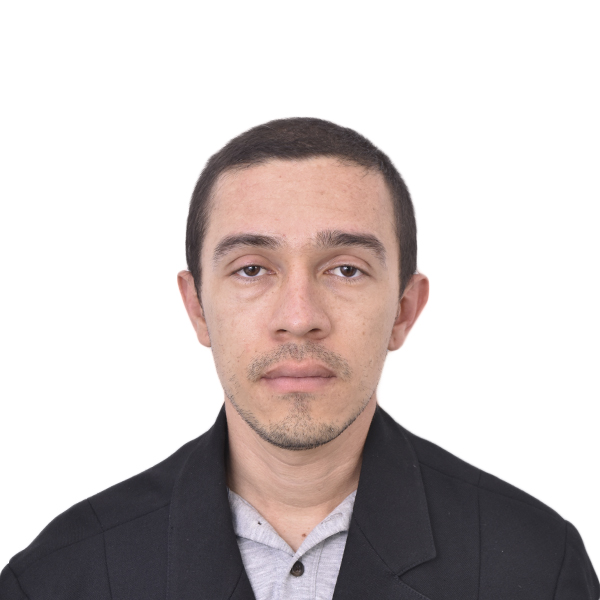
#> input picture Lab1_Files_EARL/Fotos/edwar_ramirez.jpg, 600 x 600 px
$ jupyter execute --allow-errors Lab_I_edwar_ramirez_3_al_11.ipynb
#> lines starting #> are read from the running program, lines starting #| are printed output that depends on the picture
### Lab1_Files_EARL/API/TSNE_Scratch.py
import numpy as np
# from categorical_scatter import categorical_scatter_2d


# [216 lines left out: functions neg_squared_euc_dists, softmax, calc_prob_matrix, binary_search, calc_perplexity, perplexity and 8 more, not called in this run]

### Lab1_Files_EARL/API/SVD_Scratch.py
# Módulo para calcular la descomposición en valores singulares de una matriz

#Libraries
import numpy as np


# [76 lines left out: functions CalU, CalSigma, CalVT, CalcularSVD, reconstruc, not called in this run]

### Lab1_Files_EARL/API/PCA_Scratch.py
import numpy as np

class CalcularPCA:
    # [32 lines left out: functions __init__, fit, transform, not called in this run]

### Lab1_Files_EARL/Lab_I_edwar_ramirez_3_al_11.ipynb
### Item 3

[cell 1]
# Get Libraries
from API import SVD_Scratch
from API import PCA_Scratch
from API import TSNE_Scratch
import numpy as np
import importlib
import matplotlib.pyplot as plt
importlib.reload(SVD_Scratch)
importlib.reload(PCA_Scratch)
importlib.reload(TSNE_Scratch)

[cell 2]
# Matrix to calculate SVD
A = np.array([[1, 2],[3, 4],[5, 6]])
#A = np.array([[2, 4],[1, 3],[0, 0],[0, 0]])
#A = np.array([[2, 4],[1, 3]])

[cell 3]
U,S,Vt=SVD_Scratch.CalcularSVD(A)
print('Matrix U')
print(U)
print('Vactor S')
print(S)
print('Matrix VT')
print(Vt)

[cell 4]
Matrix_Rec=SVD_Scratch.reconstruc(U,S,Vt)
Matrix_Rec

When reconstructing the matrix, I get negative values, despite doing the operations well, it is observed that the U matrix has the values with some different signs when compared to the Numpy SVD.

[cell 5]
# Get SVD descomposition using del Numpy function
U, S, Vt = np.linalg.svd(A)
print('Matrix U')
print(U)
print('Matrix S')
print(S)
print('Matrix VT')
print(Vt)

[cell 6]
Matrix_Rec=SVD_Scratch.reconstruc(U,S,Vt)
Matrix_Rec

### Item 4

[cell 7]
from PIL import Image
import matplotlib.pyplot as plt

#Open the image
image_er=Image.open('Fotos/edwar_ramirez.jpg')
#> image_er is the input picture: PIL image 600x600 RGB; mean R, G, B 205.5, 197.5, 196.6

#Chage Size of image
new_size=(256,256)
resized_image = image_er.resize(new_size)

# Convert the resized image to grayscale
grayscale_image = resized_image.convert('L')
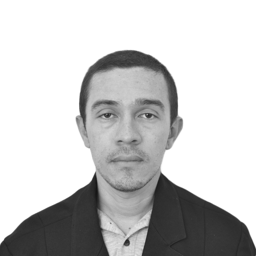
#> grayscale_image: PIL image 256x256 L; min 20, max 255, mean 199.7

# Display the grayscale image using matplotlib
plt.imshow(grayscale_image, cmap='gray')
plt.axis('off')  # Turn off the axis labels and ticks
plt.show()

[cell 8]
#Computing regular SVD
U, S, VT = np.linalg.svd(grayscale_image)
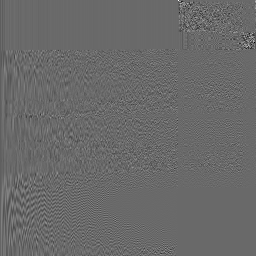
#> U: shape (256, 256) float64; min -0.68, max 0.956, mean -0.000162; drawn with min black and max white
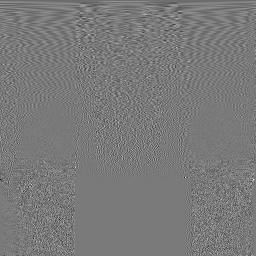
#> VT: shape (256, 256) float64; min -0.58, max 0.632, mean -0.000266; drawn with min black and max white
#> S = 256 values, max 53574.4 at index 0, min 3.4e-12 at index 255, mean 435.1

print(S.shape)
#| (256,)

#Extract Diagonal Singular Values from the Sigma Matrix
S = np.diag(S)
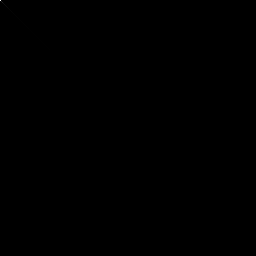
#> S: shape (256, 256) float64; min 0, max 53574.4, mean 1.7; drawn with min black and max white

print(S.shape)
#| (256, 256)

i = 0
#> (the rest of this cell did not finish here and is left out)

The image can be reproduced from k=50. To calculate how different it is from the original image the error mse or rmse can be used. In the case of k=50 mse=12.24 and rmse=3.49. It is observed that values greater than 256 in K do not improve the error because the maximum number of components is 256.

### Item 5

I tried to import the mnist_784 dataset but I got error. Then, I worked with the dataset seen in class, load_digits

[cell 9]
# Import Libraries
import numpy as np
from sklearn.datasets import load_digits
from sklearn.linear_model import LogisticRegression
from sklearn.model_selection import train_test_split
from sklearn.metrics import accuracy_score
import pandas as pd
import matplotlib.pyplot as plt

[cell 10]
#Load MNIST Data
mnist = load_digits(return_X_y=False)
mnist

[cell 11]
# Get Y data
y = pd.DataFrame(mnist.target)
print(y)
print(y.shape)

[cell 12]
# Get X data
X = pd.DataFrame(mnist.data)
print(X)
print(X.shape)

[cell 13]
img=mnist.images[0]
img

[cell 14]
plt.gray()
plt.matshow(img)
plt.imsave(f'digit_0.png', img, cmap=plt.cm.gray)
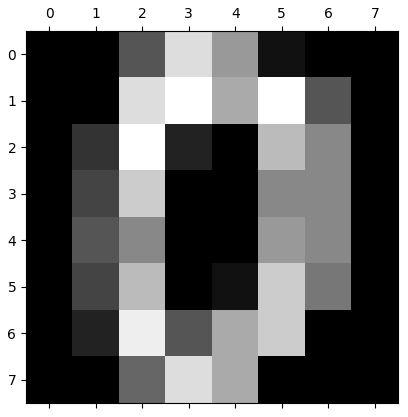
#> figure drawn by matplotlib, 1 panel

[cell 15]
image_0=Image.open('digit_0.png')
new_size=(8,8)
resized_image = image_0.resize(new_size)
gs_image_0 = resized_image.convert('L')
matrix_0= np.array(gs_image_0)
print(matrix_0.shape)
#| (8, 8)
print(matrix_0)
#| [[  0   0  85 221 153  17   0   0]
#|  [  0   0 221 255 170 255  85   0]
#|  [  0  51 255  34   0 187 136   0]
#|  [  0  68 204   0   0 136 136   0]
#|  [  0  85 136   0   0 153 136   0]
#|  [  0  68 187   0  17 204 119   0]
#|  [  0  34 238  85 170 204   0   0]
#|  [  0   0 102 221 170   0   0   0]]
vector = matrix_0.flatten()
#> vector = 64 values, max 255 at index 11, min 0 at index 0, mean 78.09
print(vector)
#| [  0   0  85 221 153  17   0   0   0   0 221 255 170 255  85   0   0  51
#|  255  34   0 187 136   0   0  68 204   0   0 136 136   0   0  85 136   0
#|    0 153 136   0   0  68 187   0  17 204 119   0   0  34 238  85 170 204
#|    0   0   0   0 102 221 170   0   0   0]

[cell 16]
# Create an image from the matrix
image_reco = Image.fromarray(matrix_0)

# Display the grayscale image of average face using matplotlib
plt.imshow(image_reco)
plt.axis('off')  # Turn off the axis labels and ticks
plt.show()

[cell 17]
data_ima=X.loc[0]
data_ima

[cell 18]
#Get where number are 0 and 8 in y
y_in= y[y[0].isin([0,8])]
X_in = X.iloc[y_in.index]
y_in.reset_index(inplace=True,drop=True)
X_in.reset_index(inplace=True,drop=True)
print(X_in.shape,y_in.shape)

[cell 19]
# Split Data into Training and Testing Sets
X_train, X_test, y_train, y_test = train_test_split(X_in, y_in, test_size=0.3, random_state=42)

[cell 20]
print(y_train.squeeze().shape)
print(X_train.shape)

[cell 21]
# Train Logistic Regression Model
model = LogisticRegression(max_iter=1000, random_state=42)
model.fit(X_train, y_train)

[cell 22]
# Make Predictions
y_pred = model.predict(X_test)
y_pred_tr=model.predict(X_train)

[cell 23]
# Evaluate the Model
accuracy = accuracy_score(y_test, y_pred)
print(f"Accuracy test: {accuracy * 100:.2f}%")

# Evaluate the Model
accuracy = accuracy_score(y_train, y_pred_tr)
print(f"Accuracy train: {accuracy * 100:.2f}%")

The preformance in test and train is 100%. The model always hits the number 0 or 8.

### Item 6
Using SVD from Numpy

[cell 24]
#Computing regular SVD
U_2, S_2, VT_2 = np.linalg.svd(X_in)

#Extract Diagonal Singular Values from the Sigma Matrix
S_2 = np.diag(S_2[:2])
k=2
X_Ap_2 = U_2[:,:k] @ S_2 @ VT_2[:k,:]

print('U',U_2[:,:k].shape,'S',S_2.shape,'VT',VT_2[:k,:].shape)
print(X_Ap_2.shape)

[cell 25]
# Create an image from the matrix
OriginalData = Image.fromarray(np.array(X_in))
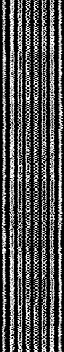
#> OriginalData: PIL image 64x352 F; min 0, max 16, mean 5.05; drawn with min black and max white

# Display the grayscale image of average face using matplotlib
plt.imshow(OriginalData)
plt.axis('off')  # Turn off the axis labels and ticks
plt.show()
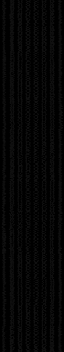
#> shown: shape (352, 64, 4); mean R, G, B, A 5.1, 5.1, 5.1, 255

[cell 26]
# Create an image from the matrix
ModifiedData = Image.fromarray(np.array(X_Ap_2))
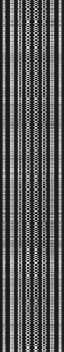
#> ModifiedData: PIL image 64x352 F; min -2.23, max 18.57, mean 5.05; drawn with min black and max white

# Display the grayscale image of average face using matplotlib
plt.imshow(ModifiedData)
plt.axis('off')  # Turn off the axis labels and ticks
plt.show()

[cell 27]
# Split Data into Training and Testing Sets
X_train4, X_test4, y_train4, y_test4 = train_test_split(X_Ap_2, y_in, test_size=0.3, random_state=42)

# Train Logistic Regression Model
model4 = LogisticRegression(max_iter=1000, random_state=42)
model4.fit(X_train4, y_train4)

# Make Predictions
y_pred4= model4.predict(X_test4)

# Evaluate the Model
accuracy = accuracy_score(y_test4, y_pred4)
print(f"Accuracy: {accuracy * 100:.2f}%")

PCA from scratch

[cell 28]
# create a PCA object with 2 components
pcaCal = PCA_Scratch.CalcularPCA(n_components=2)

[cell 29]
# fit the data
pcaCal.fit(X_in)

# transform the data using the PCA object
X_transformed = pcaCal.transform(X_in)

print(X_transformed.shape)

[cell 30]
# Plot components
plot = plt.scatter(X_transformed[:,0], X_transformed[:,1], c=y_in)

plt.title('Dos componentes del PCA') # Titulo de la gráfica
plt.xlabel('Primera Componente') # Etiqueta del eje x
plt.ylabel('Segunda Componente') # Etiqueta del eje y
plt.legend(handles=plot.legend_elements()[0],
           labels=list(y_in[0]))

plt.show()
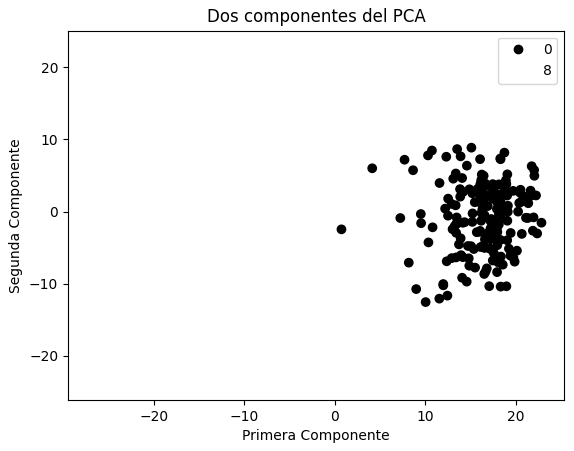
#> figure drawn by matplotlib, 1 panel

[cell 31]
# Split Data into Training and Testing Sets
X_train1, X_test1, y_train1, y_test1 = train_test_split(X_transformed, y_in, test_size=0.3, random_state=42)

# Train Logistic Regression Model
model2 = LogisticRegression(max_iter=1000, random_state=42)
model2.fit(X_train1, y_train1)

# Make Predictions
y_pred1 = model2.predict(X_test1)

# Evaluate the Model
accuracy = accuracy_score(y_test1, y_pred1)
print(f"Accuracy: {accuracy * 100:.2f}%")

t-SNE from Scratch

[cell 32]
from API import TSNE_Scratch
import importlib
importlib.reload(TSNE_Scratch)

[cell 33]
X_inTSNE=np.array(X_in)
y_inTSNE=np.array(y_in)

[cell 34]
PERPLEXITY = 20
SEED = 1                    # Random seed
MOMENTUM = 0.9
LEARNING_RATE = 10.
NUM_ITERS = 500             # Num iterations to train for
TSNE = True                # If False, Symmetric SNE
NUM_PLOTS = 5               # Num. times to plot in training


rng = np.random.RandomState(SEED)
# Obtain matrix of joint probabilities p_ij
P = TSNE_Scratch.p_joint(X_inTSNE, PERPLEXITY)
